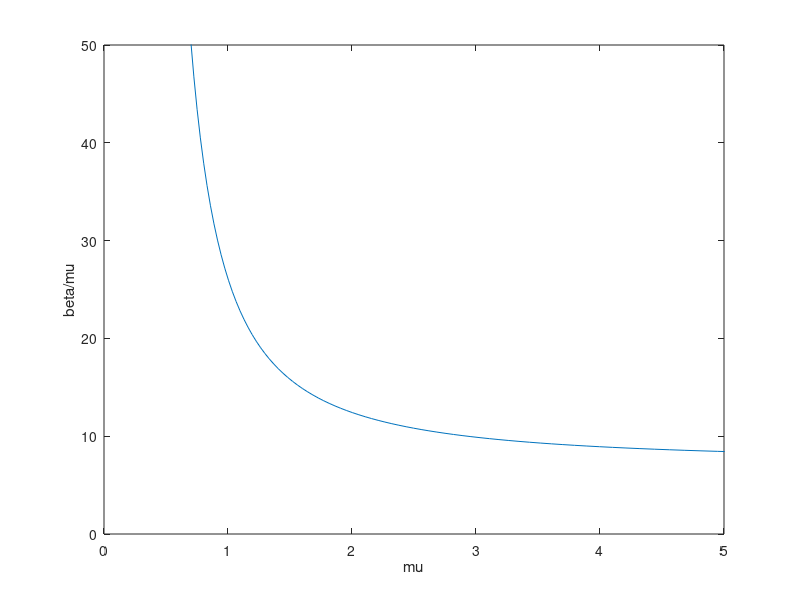

Here is the MATLAB script that generated this plot: (Note: this script raises an error after producing the figure.)
% Copyright (c) 2021 Francesca Scarabel
% This code is distributed under the MIT license, see LICENSE for 
% licensing information. 
% 
% If using this code, please cite 
% Scarabel F, Diekmann O, Vermiglio R (2021). Numerical bifurcation analysis of renewal equations via pseudospectral approximation, 
% Journal of Computational and Applied Mathematics, 397:113611. https://doi.org/10.1016/j.cam.2021.113611

% MC_example22
% command line instructions for the MatCont continuation of the system defined
% in PS_example22.m
% (Gurney et al, Nature 1980)

clear;
clearvars -global cds
close all

%% Analytic Hopf curve

w = [1.7:0.01:3]'; % linspace(pi/2,pi-0.1,100)';

c1= w.*cos(w)./sin(w);
c2= -w./sin(w);

mmu = -c1;
bbeta = -c1.*exp(1+c2./c1);

figure
plot(mmu,bbeta./mmu); hold on
axis([0 5 0 50])
xlabel('mu'); ylabel('beta/mu')

%% Numerical continuation with Matcont

% Discretization parameters
M=20;

% Initial parameter values
tau_max=5; 
mu=4;
gamma=1;
aux=1;
par=[gamma,mu,aux,tau_max,M]';

% Approximated equilibrium corresponding to par
xeq=0;
yeq=[];

% Continuation parameters
ap1=1; % index of the continuation parameter in the vector par
ap2=2;
ap3=3;
TOL=1e-6;
TestTOL=1e-6;

%% Continuation process

MM=M; % dimension of the approximating ODE system
handles=feval(@PS_example22);
opt=contset;
global cds;

%% Equilibrium continuation from initial point [xeq;yeq]

display('Starting equilibrium continuation from initial point');
par0=par;

% set options
opt=contset(opt,'Singularities',1);
opt=contset(opt,'FunTolerance',TOL); opt=contset(opt,'VarTolerance',TOL);
opt=contset(opt,'TestTolerance',TestTOL);
opt=contset(opt,'Eigenvalues',1);
opt=contset(opt,'Backward',0);
opt=contset(opt,'MaxNumPoints',200);

state_eq=feval(handles{1},M,xeq,yeq,tau_max); % initializes equilibrium vector
[x0,v0]=init_EP_EP(@PS_example22,state_eq,par0,ap1);
[xe,ve,se,he,fe]=cont(@equilibrium,x0,v0,opt); xe(end,end)
jj=0;
while ((length(se)<3) && xe(end,end)>0.1 && jj<10)
    [xe,ve,se,he,fe]=cont(xe,ve,se,he,fe,cds);
    jj=jj+1;
end

%% Detection of singular points
% xe,ve,se,he,fe = output of previous continuation
% par = current parameter vector
% ap1 = index of continuation parameter in vector par

% BP, branching point
for ii=1:length(se)
    if strcmp(se(ii).label,'BP')==1
        BP_index=se(ii).index;
        sBP=se(ii);
        break;
    end
end
par(ap1)=xe(end,BP_index);
BP=xe(1:MM,BP_index);

xeBP=xe; veBP=ve; seBP=se; heBP=he; feBP=fe;
parBP=par;

%% Equilibrium continuation from BP
% BP = vector of variables at BP
% parBP = parameter vector at BP
% sBP = information about BP from previous continuation
display('Starting equilibrium continuation from BP');

% set options
%opt=contset(opt,'MaxNumPoints',100);
opt=contset(opt,'MaxStepsize',1);
opt=contset(opt,'Backward',0);

[x0,v0]=init_BP_EP(@PS_example22,BP,parBP,sBP,0.01);
[xe,ve,se,he,fe]=cont(@equilibrium,x0,v0,opt); xe(end,end)
jj=0;
while ( xe(end,end)<30 && xe(end,end)>0 && jj<10)
    [xe,ve,se,he,fe]=cont(xe,ve,se,he,fe,cds); xe(end,end)
    jj=jj+1;
end

% Plot
figure(1) 
cpl(xe,ve,se,[MM+1 1]);
xlabel('gamma');
title(['Bifurcation Example 2.2, mu=',num2str(mu),', M=',num2str(M)]);

%% Detection of singular points
% H, Hopf point

for ii=1:size(se)
    if (strcmp(se(ii).label,'H ')==1 && xe(end,se(ii).index)>0)
        H_index=se(ii).index;
        break;
    end
end
par(ap1)=xe(end,H_index);
H=xe(1:MM,H_index);

xeH=xe; veH=ve; seH=se; heH=he; feH=fe;
parH=par;

%% H continuation in two parameters
% H = vector of variables at H
% parH = parameter vector at H
% ap1,ap2 = index of continuation parameters in the vector par
display('Starting H continuation');

% set options
opt=contset(opt,'FunTolerance',TOL); opt=contset(opt,'VarTolerance',TOL);
opt=contset(opt,'TestTolerance',TOL);
opt=contset(opt,'Singularities',0);

% forward branch
opt=contset(opt,'Backward',0);

[x0,v0]=init_H_H(@PS_example22,H,parH,[ap1 ap2]);
[xh,vh,sh,hh,fh]=cont(@hopf,x0,[],opt); xh(MM+1,end)

jj=0;
while (xh(MM+2,1)<5 && xh(MM+2,end)<5 && xh(MM+2,1)>0.6 && xh(MM+2,end)>0.6 && jj<5)
     [xh,vh,sh,hh,fh]=cont(xh,vh,sh,hh,fh,cds); xh(MM+2,end)
      jj=jj+1;
end

%% backward branch
opt=contset(opt,'Backward',1);

[x0,v0]=init_H_H(@PS_example22,H,parH,[ap1 ap2]);
[xhb,vhb,shb,hhb,fhb]=cont(@hopf,x0,[],opt); xhb(MM+1,end)
% [xhb,vhb,shb,hhb,fhb]=cont(xhb,vhb,shb,hhb,fhb,cds); xhb(MM+1,end)

jj=0;
while (xhb(MM+2,1)<5 && xhb(MM+2,end)<5 && xhb(MM+2,1)>0.6 && xhb(MM+2,end)>0.6 && jj<5)
    [xhb,vhb,shb,hhb,fhb]=cont(xhb,vhb,shb,hhb,fhb,cds); xhb(MM+2,end)
    jj=jj+1;
end

%% Limit cycle continuation from H
% H = vector of variables at H
% parH = parameter vector at H
% ap1 = index of continuation parameter in vector par
display('Starting LC continuation from H');

% set options
TOL=1e-6;
opt=contset(opt,'FunTolerance',TOL); opt=contset(opt,'VarTolerance',TOL);
opt=contset(opt,'TestTolerance',TOL);

opt=contset(opt,'MaxNumPoints',200);
opt=contset(opt,'Singularities',1);
opt=contset(opt,'Multipliers',1);
opt=contset(opt,'MaxStepsize',10); %100
opt=contset(opt,'InitStepsize',1e-1);
opt=contset(opt,'Adapt',1);

ntst=40; % number of intervals
ncol=4; % degree of polynomial

[x0,v0]=init_H_LC(@PS_example22,H,parH,ap1,1e-2,ntst,ncol);
[xlc,vlc,slc,hlc,flc]= cont(@limitcycle,x0,v0,opt); xlc(end,end)
jj=1;
while ((length(slc)<5) && xlc(end,end)< 90 && jj<10)
    [xlc,vlc,slc,hlc,flc]= cont(xlc,vlc,slc,hlc,flc,cds); xlc(end,end)
    jj=jj+1;
end

% save(['M',num2str(M),'_Example22_tau_',num2str(tau_max),'_ntst_',num2str(ntst)]);

%% detection of PD bifurcation

SPD=1;
for S=1:size(slc)
    if strcmp(slc(S).label,'PD ')==1
        PD_index=slc(S).index;
        SPD=S;
        break;
    end
end

par_PD=xlc(end,PD_index);
parPD=parH;
parPD(ap1)=par_PD;

%% PD continuation in two parameters % ap1,ap2 = index of continuation
% parameters in the vector par display('Starting PD continuation');
% 
TOL=1e-6;
FunTOL=1e-6;

% set options
opt=contset(opt,'FunTolerance',FunTOL); opt=contset(opt,'VarTolerance',TOL);
opt=contset(opt,'TestTolerance',TOL); %opt=contset(opt,'Singularities',1);
opt=contset(opt,'Eigenvalues',0);
opt=contset(opt,'Multipliers',0); 
opt=contset(opt,'Singularities',0);
opt=contset(opt,'MaxNumPoints',50);
opt=contset(opt,'MaxStepsize',100);

% forward branch
opt=contset(opt,'Backward',0);

[x0,v0]=init_PD_PD(@PS_example22,xlc,slc(SPD),[ap1 ap2],ntst,ncol);
[xpd,vpd,spd,hpd,fpd]=cont(@perioddoubling,x0,v0,opt); % 
l=size(xpd,1);

jj=0; 
while (xpd(l,1)<5 && xpd(l,end)<5 && xpd(l,1)>0.6 && xpd(l,end)>0.6 && jj<5) %
    [xpd,vpd,spd,hpd,fpd]=cont(xpd,vpd,spd,hpd,fpd,cds); 
    xpd(l,end) %   
    xpd(end-1,end)./xpd(end,end)
    jj=jj+1;
end

% save(['M',num2str(M),'_Example22_tau_',num2str(tau_max),'_ntst_',num2str(ntst)]);

%% backward branch
opt=contset(opt,'Backward',1);
opt=contset(opt,'MaxStepsize',100);

[x0,v0]=init_PD_PD(@PS_example22,xlc,slc(SPD),[ap1 ap2],ntst,ncol);
[xpd1,vpd1,spd1,hpd1,fpd1]=cont(@perioddoubling,x0,v0,opt); % 

jj=0; 
while (xpd1(l,1)<5 && xpd1(l,end)<5 && xpd1(l,1)>0.6 && xpd1(l,end)>0.6 && jj<5) %  
    [xpd1,vpd1,spd1,hpd1,fpd1]=cont(xpd1,vpd1,spd1,hpd1,fpd1,cds); xpd1(l,end) %       
    jj=jj+1;
end

% save(['M',num2str(M),'_Example22_tau_',num2str(tau_max),'_ntst_',num2str(ntst)]);

% PLOTS
%% Plot of stability regions

figure(2); clf
plot([0;5], [1;1], 'g'); hold on % existence
plot(xh(MM+2,:),xh(MM+1,:)./xh(MM+2,:),'b'); % Hopf
plot(xhb(MM+2,:),xhb(MM+1,:)./xhb(MM+2,:), 'b')
plot(xpd(end,:),xpd(end-1,:)./xpd(end,:),'r'); % Period doubling
plot(xpd1(end,:),xpd1(end-1,:)./xpd1(end,:),'r'); % Period doubling
axis([0 5 0 50]);
xlabel('mu'); ylabel('gamma/mu');
title(['Stability regions, M=',num2str(M),', tau=',num2str(tau_max)]);
% savefig(['M',num2str(M),'_PD_curve_tau_',num2str(tau_max),'_ntst_',num2str(ntst)]); % ]); %

%% Plot of bifurcation diagram

figure(1); clf; % bifurcation diagram in the sun-star variable
cpl(xeBP,veBP,seBP,[MM+1 1]); hold on;
cpl(xeH,veH,seH,[MM+1 1]);
xlabel('gamma');
title(['Bifurcation Example 2.2, mu=',num2str(mu),', M=',num2str(M)]);
plot(xlc(end,:),upperbound,'g',xlc(end,:),lowerbound,'g');
% ylabel('max/min','interpreter','latex')

for ii=2:length(slc)-1
    index=slc(ii).index;
    plot(xlc(end,index),upperbound(index),'or',xlc(end,index),lowerbound(index),'or');
end
% savefig(['M',num2str(M),'_bif_diagram_tau_',num2str(tau_max),'_ntst_',num2str(ntst)]);
